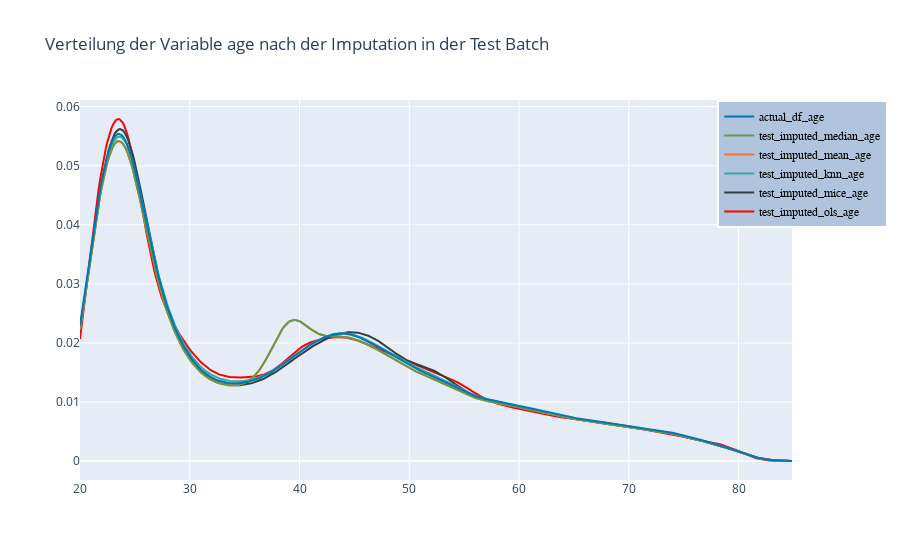

Notebook cell for this chart:
### Markdown cell above
### Visualisierung der Imputationsverfahren auf der Test Batch

### Code cell
hist_data_test = [np.array(X_train_df_regression['age'], dtype=np.int64), np.array(X_test_df_mice['age'], dtype=np.int64), np.array(X_test_df_knn['age'], dtype=np.int64), np.array(X_test_mean['age'], dtype=np.int64), np.array(X_test_median['age'], dtype=np.int64), np.array(X_test_original_age['age'], dtype=np.int64)]

group_labels = ['test_imputed_ols_age','test_imputed_mice_age','test_imputed_knn_age','test_imputed_mean_age', 'test_imputed_median_age', 'actual_df_age']
colors = ['red', '#333F44', '#37AA9C', '#f3722c', '#6a994e', '#0077b6']

# Create distplot with curve_type set to 'normal'
fig = ff.create_distplot(hist_data_test, group_labels, show_hist=False, colors=colors, rug_text=None, show_rug=False)
fig.update_layout(legend=dict(x=0.895,y=1,traceorder="reversed",title_font_family="Times New Roman",font=dict(family="Courier",size=12,color="black"),bgcolor="LightSteelBlue",bordercolor="#fff",borderwidth=2))

# Add title
fig.update_layout(title_text='Verteilung der Variable age nach der Imputation in der Test Batch')
fig.show()

### Figure 1 — Plotly figure (JSON) as saved in the notebook; plotly's stock layout.template omitted (floating-point values rounded to 4 significant figures; data arrays with more than 128 entries replaced by an {"elided": "..."} marker saying what was removed)
{"data": [{"legendgroup": "test_imputed_ols_age", "marker": {"color": "red"}, "mode": "lines", "name": "test_imputed_ols_age", "showlegend": true, "type": "scatter", "x": {"elided": "500 float values"}, "xaxis": "x", "y": {"elided": "500 float values"}, "yaxis": "y"}, {"legendgroup": "test_imputed_mice_age", "marker": {"color": "#333F44"}, "mode": "lines", "name": "test_imputed_mice_age", "showlegend": true, "type": "scatter", "x": {"elided": "500 float values"}, "xaxis": "x", "y": {"elided": "500 float values"}, "yaxis": "y"}, {"legendgroup": "test_imputed_knn_age", "marker": {"color": "#37AA9C"}, "mode": "lines", "name": "test_imputed_knn_age", "showlegend": true, "type": "scatter", "x": {"elided": "500 float values"}, "xaxis": "x", "y": {"elided": "500 float values"}, "yaxis": "y"}, {"legendgroup": "test_imputed_mean_age", "marker": {"color": "#f3722c"}, "mode": "lines", "name": "test_imputed_mean_age", "showlegend": true, "type": "scatter", "x": {"elided": "500 float values"}, "xaxis": "x", "y": {"elided": "500 float values"}, "yaxis": "y"}, {"legendgroup": "test_imputed_median_age", "marker": {"color": "#6a994e"}, "mode": "lines", "name": "test_imputed_median_age", "showlegend": true, "type": "scatter", "x": {"elided": "500 float values"}, "xaxis": "x", "y": {"elided": "500 float values"}, "yaxis": "y"}, {"legendgroup": "actual_df_age", "marker": {"color": "#0077b6"}, "mode": "lines", "name": "actual_df_age", "showlegend": true, "type": "scatter", "x": {"elided": "500 float values"}, "xaxis": "x", "y": {"elided": "500 float values"}, "yaxis": "y"}], "layout": {"barmode": "overlay", "hovermode": "closest", "legend": {"bgcolor": "LightSteelBlue", "bordercolor": "#fff", "borderwidth": 2, "font": {"color": "black", "family": "Courier", "size": 12}, "title": {"font": {"family": "Times New Roman"}}, "traceorder": "reversed", "x": 0.895, "y": 1}, "title": {"text": "Verteilung der Variable age nach der Imputation in der Test Batch"}, "xaxis": {"anchor": "y2", "domain": [0, 1], "zeroline": false}, "yaxis": {"anchor": "free", "domain": [0, 1], "position": 0}}}
